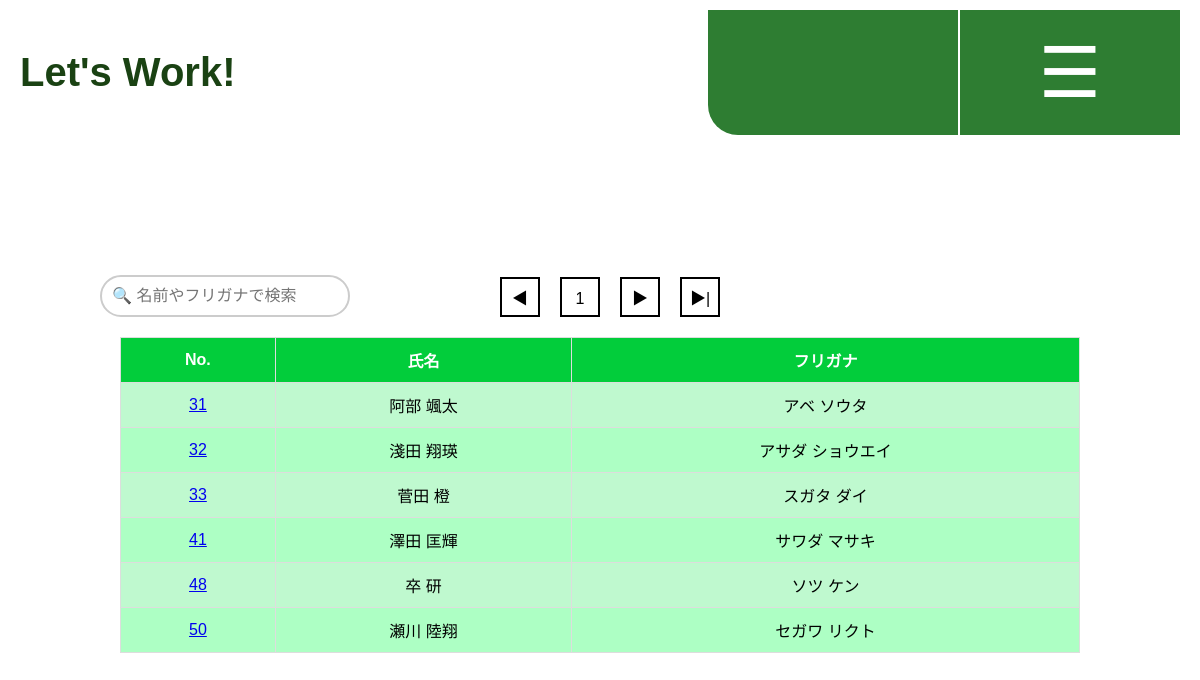
/letswork/employees/, run on the app's committed database.
### account/models.py (models this page shows, shortened)
class Account_e(models.Model):
    class Meta:
        db_table = 'account_e'
    e_id = models.AutoField(verbose_name='従業員id', primary_key=True)
    e_first1 = models.CharField(verbose_name='姓', max_length=50)
    e_last1 = models.CharField(verbose_name='名', max_length=50)
    e_first2 = models.CharField(verbose_name='セイ', max_length=50)
    e_last2 = models.CharField(verbose_name='メイ', max_length=50)
    hour = models.IntegerField(verbose_name='時給')

### letswork/views.py (the view, shortened to what this page needs)
# urls.py: path('employees/', views.EmployeeListView.as_view(), name='employee_list'),  # 従業員一覧
class EmployeeListView(View):
    model = Account_e
    template_name = 'letswork/e_list.html'
    paginate_by = 10 #１ページ当たり10件表示
    def get(self, request, *args, **kwargs):
        search_query = request.GET.get('q','')
        employees = self.model.objects.all()
        paginator = Paginator(employees, self.paginate_by)
        page_number = request.GET.get('page')
        page_obj = paginator.get_page(page_number)
        account_admins = Account_a.objects.filter(is_active=True)
        context = {
            'page_obj': page_obj,
            'account_admins': request.user,
        }# Account_a のデータをコンテキストに追加
        return render(request, self.template_name, context)

### templates/letswork/e_list.html (shortened to what this page needs)
<!DOCTYPE html>
<html lang="ja">
<head>
    {% load static %}
    <link rel="stylesheet" href="{% static 'css/e_list.css' %}">
</head>
<body>
    <header>
        <h1>Let's Work!</h1>
        <div class="menu">
            <span class="admin">{{ account_admins.a_first }}{{account_admins.a_last }}</span>
            <div class="dropdown">
                <button class="menu-btn">☰</button>
            </div>
        </div>
    </header>
    <div class="search-container">
        <form method="get" action="{% url 'letswork:employee_list' %}">
            <input type="text" name="q" class="search-box" placeholder="🔍 名前やフリガナで検索" value="{{ search_query }}">
        </form>
    </div>
<div class="pagination">
    {% if page_obj.has_previous %}
        <a href="?page={{ page_obj.previous_page_number }}" class="box1">◀</a>
    {% else %}
        <div class="box1 disabled">◀</div>
    {% endif %}
    {% for num in page_obj.paginator.page_range %}
        {% if num == page_obj.number %}
            <div class="box2 current">{{ num }}</div>
        {% else %}
            <a href="?page={{ num }}" class="box2">{{ num }}</a>
        {% endif %}
    {% endfor %}
    {% if page_obj.has_next %}
        <a href="?page={{ page_obj.next_page_number }}" class="box1">▶</a>
    {% else %}
        <div class="box1 disabled">▶</div>
    {% endif %}
    {% if page_obj.has_next %}
        <a href="?page={{ page_obj.paginator.num_pages }}" class="box1">▶|</a>
    {% else %}
        <div class="box1 disabled">▶|</div>
    {% endif %}
</div>
    {% if page_obj %}
    <table class="employee-table">
        <thead>
            <tr>
                <th>No.</th>
                <th>氏名</th>
                <th>フリガナ</th>
            </tr>
        </thead>
        <tbody>
            {% for employee in page_obj %}
            <tr>
                <td><a href="{% url 'letswork:employee_detail' e_id=employee.e_id %}">{{ employee.e_id }}</a></td>
                <td>{{ employee.e_first1 }} {{ employee.e_last1 }}</td>
                <td>{{ employee.e_first2 }} {{ employee.e_last2 }}</td>
            </tr>
            {% empty %}
            <tr>
                <td colspan="3">該当する従業員が見つかりませんでした。</td>
            </tr>
            {% endfor %}
        </tbody>
    </table>
    {% else %}
    <p style="text-align: center; margin-top: 20px;">表示する従業員データがありません。</p>
    {% endif %}
</body>
</html>

### static/css/e_list.css (style rules this page uses)
* { margin: 0; padding: 0; box-sizing: border-box; }
body { font-family: Arial, sans-serif; }
header { display: flex; justify-content: space-between; align-items: center; color: #1A4213; padding: 10px 20px; }
header h1 { margin: 0; }
.menu { display: flex; align-items: center; }
.menu span { font-size: 150px; color: white; background-color: #2E7D32; border-radius: 0px 0px 0px 30px; width: 250px; height: 125px; display: flex; align-items: center; justify-content: center; margin-right: 1px; text-align: center; }
.dropdown { position: relative; }
.menu-btn { background-color: #2E7D32; color: white; border: none; font-size: 180px; width: 220px; height: 125px; cursor: pointer; }
header h1 { font-size: 40px; }
.menu span { font-size: 20px; background-color: #2E7D32; padding: 15px; border-radius: 0px 0px 0px 30px; color: white; }
.menu-btn { background-color: #2E7D32; color: white; border: none; font-size: 70px; margin-left: 1px; cursor: pointer; }
.search-container { text-align: center; margin-top: 130px; margin-bottom: -60px; }
.search-box { padding: 10px; border: 2px solid #ccc; border-radius: 50px; width: 250px; font-size: 16px; margin-right: 750px; }
.pagination { display: flex; justify-content: center; align-items: center; margin: 20px 0; }
.box1, .box2 { width: 40px; height: 40px; background-color: white; border: 2px solid black; text-align: center; line-height: 40px; margin-left: 20px; }
table { width: 80%; margin: 0 auto; border-collapse: collapse; }
th, td { padding: 10px; text-align: center; border: 1px solid #ddd; }
th { background-color: #02CD3B; color: white; }
tr:nth-child(odd) { background-color: #BFF9CF; }
tr:nth-child(even) { background-color: #ADFFC4; }

### data on the page
Account_e: e_id "31", e_first1 "阿部", e_last1 "颯太", e_first2 "アベ", e_last2 "ソウタ"
Account_e: e_id "32", e_first1 "淺田", e_last1 "翔瑛", e_first2 "アサダ", e_last2 "ショウエイ"
Account_e: e_id "33", e_first1 "菅田", e_last1 "橙", e_first2 "スガタ", e_last2 "ダイ"
Account_e: e_id "41", e_first1 "澤田", e_last1 "匡輝", e_first2 "サワダ", e_last2 "マサキ"
Account_e: e_id "48", e_first1 "卒", e_last1 "研", e_first2 "ソツ", e_last2 "ケン"
Account_e: e_id "50", e_first1 "瀬川", e_last1 "陸翔", e_first2 "セガワ", e_last2 "リクト"

### other printed values
{{ num }} "1"
